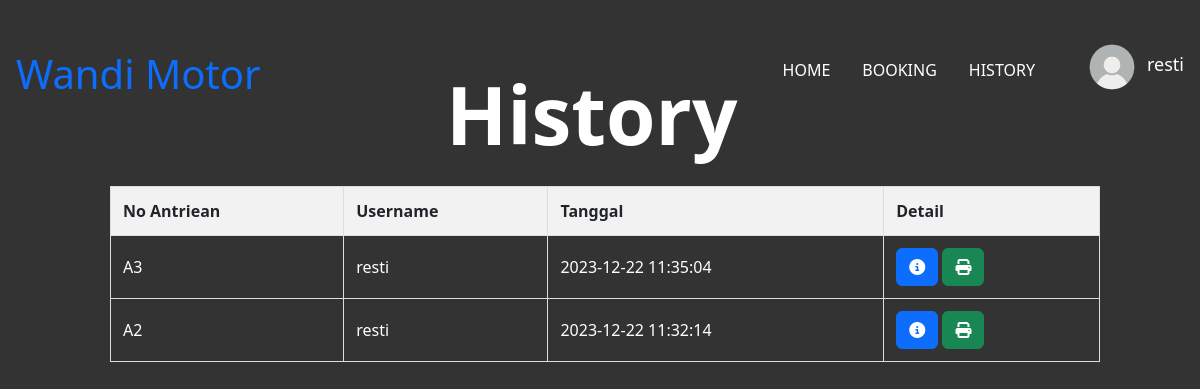
/histori.php (signed in), run on an earlier commit of the app's database.
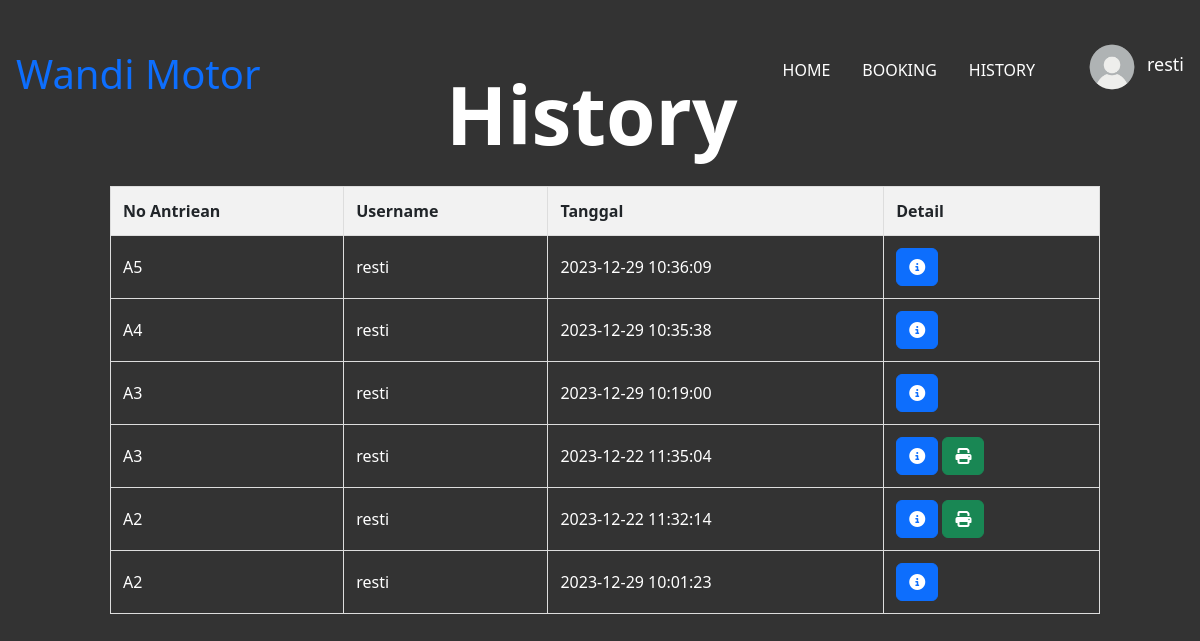
And on a later commit of the database.
### tables this page shows
CREATE TABLE `booking` (
  `id_booking` int(11) NOT NULL,
  `id_user` int(11) NOT NULL,
  `kode_book` varchar(10) NOT NULL,
  `tanggal` timestamp NOT NULL DEFAULT current_timestamp(),
  `tanggal_book` datetime DEFAULT NULL,
  `jam` time NOT NULL,
  `plat_no` varchar(255) NOT NULL,
  `nama_motor` varchar(255) NOT NULL,
  `tahun_kendaraan` year(4) NOT NULL,
  `id_paket_service` int(11) NOT NULL,
  `id_turun_mesin` int(11) NOT NULL,
  `keluhan` text NOT NULL,
  `id_status` int(255) DEFAULT NULL
);

CREATE TABLE `user` (
  `id_nama_user` int(11) NOT NULL,
  `nama_lengkap` varchar(255) NOT NULL,
  `username_user` varchar(255) NOT NULL,
  `password` varchar(255) NOT NULL,
  `alamat` varchar(255) NOT NULL,
  `no_hp` varchar(255) NOT NULL
);

### histori.php (the view, shortened to what this page needs)
<?php
include 'components/config/conn.php';
?>
<!DOCTYPE html>
<html lang="en">
<head>
    <link href="https://cdn.jsdelivr.net/npm/remixicon@3.5.0/fonts/remixicon.css" rel="stylesheet" />
    <link rel="stylesheet" href="https://cdn.jsdelivr.net/npm/swiper@10/swiper-bundle.min.css" />
    <link rel="stylesheet" href="components/public/assets/styles.css" />
    <link href="https://cdn.jsdelivr.net/npm/bootstrap@5.3.2/dist/css/bootstrap.min.css" rel="stylesheet">
</head>
<body style="background-color: #333;">
    <nav>
        <div class="nav__bar">
            <div class="logo nav__logo"><a href="#">
                    <h1>Wandi Motor</h1>
                </a>
            </div>
        </div>
        <ul class="nav__links" id="nav-links">
            <li><a href="home.php">HOME</a></li>
            <li><a href="booking.php">BOOKING</a></li>
            <li><a href="histori.php">HISTORY</a></li>
            <li>
                <div class="dropdown">
                    <div style="display: flex; margin-left:10px">
                        <img src="components/public/assets/images/profil.png" style="width: 70px;" onclick="toggleDropdown()">
                        <h4 style="margin-top: 22px; font-size:18px; color:white; font-weight:100"><?php echo $_SESSION['username_user'] ?></h4>
                    </div>
                </div>
            </li>
        </ul>
    </nav>
    <div class="section__container header__container" id="home">
        <div class="header__content">
            <h1 style="margin-left:430px; margin-top:-170px">History</h1>
        </div>
    </div>
    <div class="mantap" style="margin-left: 100px; margin-top:-150px; margin-bottom:70px;">
        <div class="mantap1">
            <div class="table-container">
                <table class="mantap-table">
                    <thead>
                        <tr>
                            <th>No Antriean</th>
                            <th>Username</th>
                            <th>Tanggal</th>
                            <th>Detail</th>
                        </tr>
                    </thead>
                    <tbody>
                        <?php
                        $id = $_SESSION['username_user'];
                        $sql2 = mysqli_query($connect, "SELECT * FROM booking as b
                        join user as u on b.id_user = u.id_nama_user
                        join turun_mesin as k on b.id_turun_mesin = k.id_nama_turun_mesin
                        join paket_service as s on b.id_paket_service = s.id_paket
                        join `status` as st on b.id_status = st.id_nama_status
                        where username_user='$id' order by kode_book desc");
                        while ($data2 = mysqli_fetch_array($sql2)) {
                            $kode = $data2['kode_book'];
                            $idbok = $data2['id_booking'];
                        ?>
                            <tr>
                                <td><?php echo $data2['kode_book'] ?></td>
                                <td><?php echo $data2['username_user'] ?></td>
                                <td><?php echo $data2['tanggal'] ?></td>
                                <td>
                                    <button type="button" class="btn btn-primary" data-bs-toggle="modal" data-bs-target="#exampleModal_<?php echo $kode ?>">
                                        <i class="fa-solid fa-circle-info"></i>
                                    </button>
                                    <?php
                                    $dooo = mysqli_query($connect, "SELECT * FROM booking as b
                                    join user as u on b.id_user = u.id_nama_user
                                    join turun_mesin as k on b.id_turun_mesin = k.id_nama_turun_mesin
                                    join paket_service as s on b.id_paket_service = s.id_paket
                                    join `status` as st on b.id_status = st.id_nama_status
                                    join nota as n on b.id_booking = n.id_booking_data
                                    where id_booking_data='$idbok'");
                                    $doyoo = mysqli_fetch_array($dooo);
                                    $idnot = isset($doyoo['id_nota']) ? $doyoo['id_nota'] : null;
                                    $content = isset($doyoo['content']) ? $doyoo['content'] : null;
                                    $nama = isset($doyoo['nama_lengkap']) ? $doyoo['nama_lengkap'] : null;
                                    $harga = isset($doyoo['harga']) ? $doyoo['harga'] : null;
                                    $kode_book = isset($doyoo['kode_book']) ? $doyoo['kode_book'] : null;
                                    if ($idnot !== null) {
                                    ?>
                                        <button type="button" class="btn btn-success btn-print" data-bs-toggle="modal" data-bs-target="#exampleModal_<?php echo $idnot ?>" data-kode="<?php echo $idnot ?>" data-kodeh="<?php echo $kode_book ?>" data-content="<?php echo htmlspecialchars($content) ?>" data-nama="<?php echo $nama ?>" data-harga="<?php echo number_format($harga, 0, ',', '.') ?>">
                                            <i class="fa-solid fa-print"></i>
                                        </button>
                                    <?php
                                    }
                                    ?>
                                <?php
                            } ?>
                                </td>
                            </tr>
                    </tbody>
                </table>
            </div>
        </div>
    </div>
</body>
</html>

### components/public/assets/styles.css (style rules this page uses)
:root { --primary-color: #da042a; --primary-color-dark: #c00427; --secondary-color: #15151f; --secondary-color-dark: #0a0b0f; --text-light: #6b7280; --extra-light: #f8f7fd; --white: #ffffff; --max-width: 1200px; }
* { padding: 0; margin: 0; box-sizing: border-box; }
.section__container { max-width: var(--max-width); margin: auto; padding: 5rem 1rem; }
.btn { padding: 0.75rem 1.5rem; font-size: 1rem; color: var(--white); background-color: var(--primary-color); outline: none; border: none; border-radius: 5px; transition: 0.3s; cursor: pointer; }
img { width: 100%; display: flex; }
a { text-decoration: none; }
ul { list-style: none; }
html, body { scroll-behavior: smooth; }
body { font-family: "Poppins", sans-serif; }
nav { position: fixed; isolation: isolate; top: 0; width: 100%; max-width: var(--max-width); margin: auto; z-index: 9; }
.nav__bar { padding: 1rem; display: flex; align-items: center; justify-content: space-between; gap: 2rem; background-color: var(--secondary-color-dark); }
.nav__links { position: absolute; width: 100%; padding: 2rem; display: flex; flex-direction: column; align-items: center; gap: 2rem; background-color: var(--secondary-color); transform: translateY(-100%); transition: 0.5s; z-index: -1; }
.nav__links a { color: var(--white); transition: 0.3s; }
.header__content { max-width: 800px; }
.header__content h1 { margin-bottom: 2rem; font-size: 3rem; font-weight: 600; line-height: 4rem; color: var(--white); }
@media (width > 480px) { .header__content h1 { font-size: 4rem; line-height: 5rem; } }
@media (width > 768px) { nav { padding: 2rem 1rem; position: static; display: flex; align-items: center; justify-content: space-between; } }
@media (width > 768px) { .nav__bar { padding: 0; background-color: transparent; } }
@media (width > 768px) { .nav__links { padding: 0; width: unset; position: static; transform: none; flex-direction: row; background-color: transparent; } }
@media (width > 768px) { .header__content h1 { font-size: 5rem; line-height: 6rem; } }

### histori.php (style rules this page uses)
.dropdown { position: relative; display: inline-block; }
.dropdown img { width: 70px; cursor: pointer; border-radius: 50%; }
a { text-decoration: none; }
.table-container { overflow-x: auto; }
.mantap-table { margin-left: 10px; width: 90%; border-collapse: collapse; margin-top: 20px; }
.mantap-table th { border: 1px solid #ddd; padding: 12px; text-align: left; }
.mantap-table td { border: 1px solid #ddd; padding: 12px; text-align: left; color: white; }
.mantap-table th { background-color: #f2f2f2; }

What changed in the data, as far as the page shows it:
added booking: kode_book "A5", id_user.username_user "resti", tanggal "2023-12-29 10:36:09"
added booking: kode_book "A4", id_user.username_user "resti", tanggal "2023-12-29 10:35:38"
added booking: kode_book "A3", id_user.username_user "resti", tanggal "2023-12-29 10:19:00"
added booking: kode_book "A2", id_user.username_user "resti", tanggal "2023-12-29 10:01:23"
